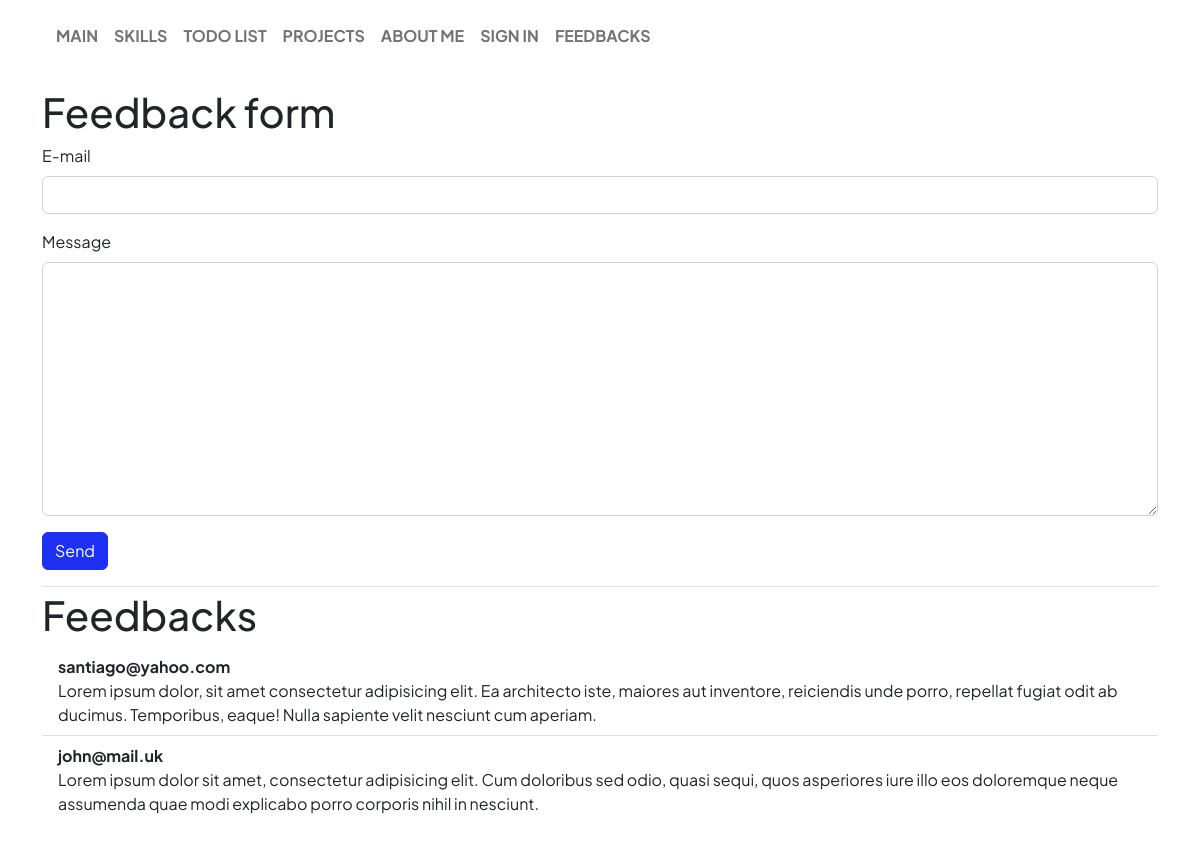
Screenshot of /feedback with the database file from the repository.
### app/models.py (models this page shows)
class FeedBack(db.Model):
    __tablename__ = "feedback"
    id = sa.Column(sa.Integer, primary_key=True)
    email = sa.Column(sa.String(256), nullable=False)
    message = sa.Column(sa.String(768), nullable=True)

### app/views.py (the view, shortened to what this page needs)
@app.route('/feedback', methods=["GET", "POST"])
def feedback():
    form = forms.FeedBackForm()
    feedbacks_list = models.FeedBack.query.all()
    return render_template("feedback.html", form=form, feedbacks_list=feedbacks_list)

### app/forms.py
class FeedBackForm(FlaskForm):
    email = EmailField("E-mail",
                        validators=[
                            Length(max=256),
                            Email(message="Incorrect e-mail"),
                            DataRequired(message="E-mail is required"),
                        ])
    message = TextAreaField("Message",
                          validators=[
                              Length(max=768),
                              DataRequired(message="Feedback message is required"),
                          ])
    submit = SubmitField("Send")

### app/views.py (called while the page is built)
@app.before_request
def check_for_expired_session():
    now = time()
    if session.get("expires", now) < now:
        session.clear()
        flash("Your session expired. Please sign in again.", "warning")

### app/templates/feedback.html (shortened to what this page needs)
{% extends "base.html" %}
{% from "_form_macros.html" import render_field, render_text_input_horizontal %}
{% block page_body %}
<h1>Feedback form</h1>
<form method="POST" novalidate>
    {{ render_field(form.email) }}
    {{ render_field(form.message) }}
    {{ render_field(form.submit) }}
</form>
{% if feedbacks_list.__len__() > 0 %}
<h1 class="pt-1 mt-3 border-top">Feedbacks</h1>
<ul class="list-group list-group-flush mb-5">
    {% for feedback in feedbacks_list %}
    <li class="list-group-item">
        <span class="fw-bolder"> {{ feedback["email"] }} </span>
        <br/>
        <span> {{ feedback["message"] }} </span>
    </li>
    {% endfor%}
</ul>
{% endif %}
{% endblock %}

### rows the page displays
FeedBack: email "santiago@yahoo.com", message "Lorem ipsum dolor, sit amet consectetur adipisicing elit. Ea architecto iste, maiores aut inventore, reiciendis unde porro, repellat fugiat odit ab ducimus. Temporibus, eaque! Nulla sapiente velit nesciunt cum aperiam."
FeedBack: email "john@mail.uk", message "Lorem ipsum dolor sit amet, consectetur adipisicing elit. Cum doloribus sed odio, quasi sequi, quos asperiores iure illo eos doloremque neque assumenda quae modi explicabo porro corporis nihil in nesciunt."

### other values shown
{{ item.name | upper }} "MAIN" "SKILLS" "TODO LIST" "PROJECTS" "ABOUT ME" "SIGN IN" "FEEDBACKS"
{{ field.label.text }} "E-mail"
{{ field.label.text }} "Message"
